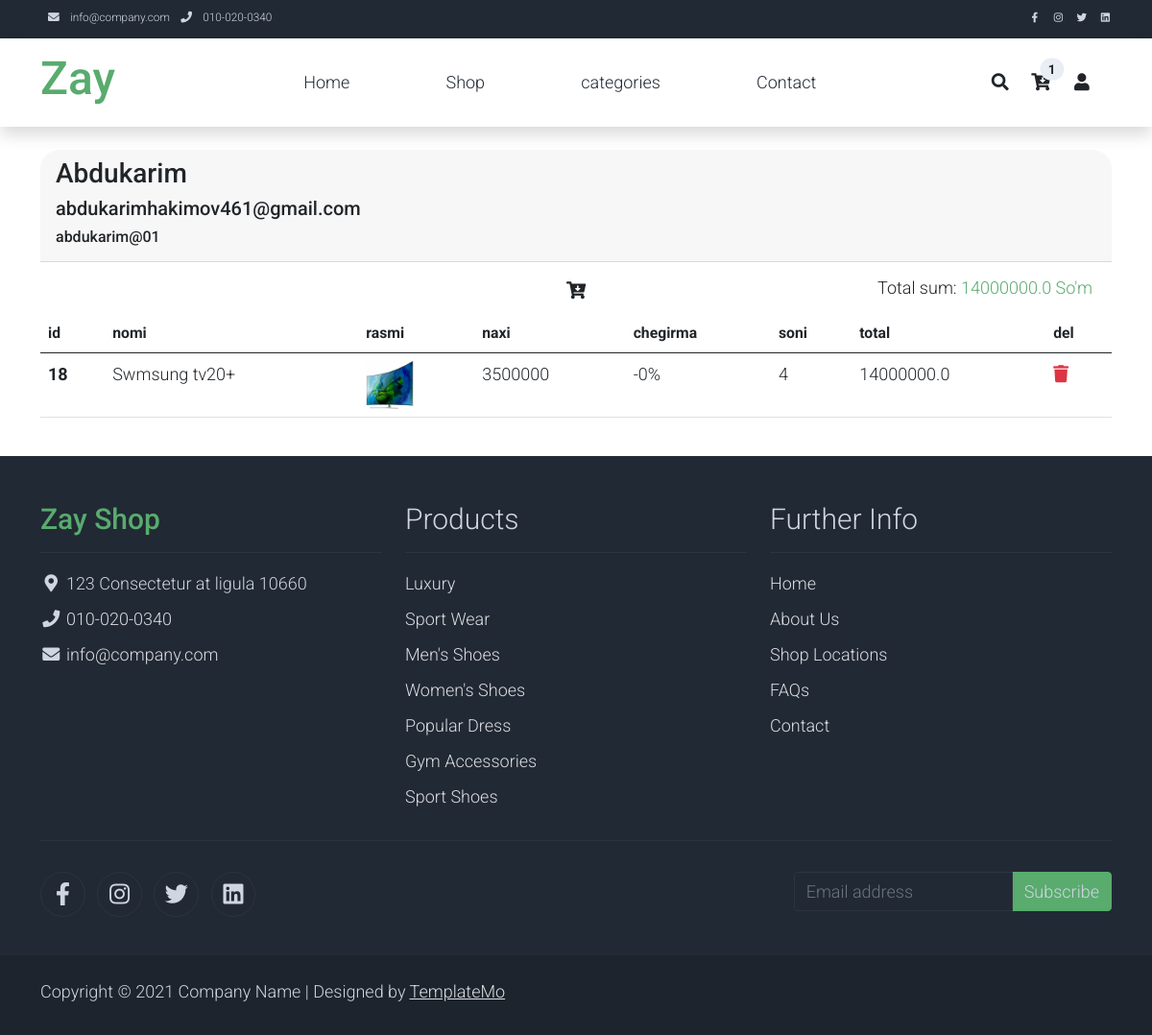
/account/cart/ (signed in), run on the app's committed database.
### account/models.py (models this page shows)
class CartProduct(models.Model):
    to_cart = models.ForeignKey(Cart,on_delete=models.CASCADE,related_name="to_cart")
    product = models.ForeignKey(Product,on_delete=models.CASCADE,related_name="product")
    quantity = models.IntegerField(default=1)
    def bell(self):
        return (self.product.price * self.quantity) - ((self.product.price * self.quantity / 100) * self.product.discut)

### product/models.py (models this page shows, shortened)
class Product(models.Model):
    poster = models.ImageField("Tovar rasm",upload_to='prductsimgs/')
    name = models.CharField("Tovar nomi",max_length=200)
    slug = models.SlugField("*",max_length=200,unique=True)
    price = models.IntegerField("Tovar narxi")
    about = models.TextField("Tovar haqida")
    star = models.IntegerField("Tovar yulduzchalari")
    discut = models.IntegerField("Tovar chegirmasi",blank=True,default=0)
    category = models.ForeignKey(Category,on_delete=models.CASCADE,related_name="product_category")
    class Meta:
        ordering = ['-id']

### account/views.py (the view)
# urls.py: path('cart/',cart,name="cart"),
def cart(request):
    return render(request,'cart.html')

### product/context_pro.py (called while the page is built)
def viewproducts(request):
    bell = []
    context = {}
    if request.user.is_authenticated:
       if request.user.is_staff == False:
          cart = Cart.objects.get(usercart=request.user.id)
          to_cart = CartProduct.objects.filter(to_cart=cart.id)
          context["cart_item"] = to_cart
          context["cart_len"] = len(to_cart)
          for i in to_cart:
              bell.append((i.product.price * i.quantity ) - ((i.product.price * i.quantity / 100) * i.product.discut ))
          context["sum_all"] = sum(bell)
    else:
        context["all_users"] = User.objects.all()
    context["sliders"] = Slider.objects.all()
    context["lens"] = range(0, len(Slider.objects.all()))
    context["categories"] = Category.objects.all()
    context["products"] = Product.objects.all()
    return context

### templates/cart.html (shortened to what this page needs)
{% extends 'base/base.html' %}
{% load static %}
{% block content %}
<div class="container pt-4 pb-4">
    <div class="card-header" style="border-top-left-radius:20px; border-top-right-radius:20px;">
        <div class="card-title">
            <h3>{{request.user.first_name}}</h3>
            <h5>{{request.user.email}}</h5>
            <h6>{{request.user.username}}</h6>
        </div>
    </div>
    <div class="pt-3 pb-2">
        <a href="" class="d-block text-center">
             <i class="fa fa-fw fa-cart-arrow-down text-dark mr-1"></i>
        </a>
        <a style="float:right; margin-right:20px; margin-top:-30px;">
            Total sum: <font class="text-success">{{sum_all}} So'm</font>
        </a>
    </div>
    <div>
        <table class="table table-hover " style="border-bottom-left-radius:20px;">
              <thead>
                <tr>
                  <th><small>id</small></th>
                  <th><small>nomi</small></th>
                  <th><small>rasmi</small></th>
                  <th><small>naxi</small></th>
                    <th><small>chegirma</small></th>
                    <th><small>soni</small></th>
                    <th><small>total</small></th>
                  <th><small>del</small></th>
                </tr>
              </thead>
              <tbody>
              {% for cart_items in cart_item %}
                <tr class="selected">
                  <th>{{cart_items.product.id}}</th>
                  <td>{{cart_items.product.name}}</td>
                  <td>
                      <img src="{{cart_items.product.poster.url}}" alt="" style="width:50px;">
                  </td>
                  <td>{{cart_items.product.price}}</td>
                    <td>-{{cart_items.product.discut}}%</td>
                    <td>{{cart_items.quantity}}</td>
                  <td>{{cart_items.bell}}</td>
                  <td>
                      <a   class="text-danger trash" id="{{cart_items.product.id}}">
                           <i class="fa fa-trash"></i>
                      </a>
                  </td>
                </tr>
              {% endfor %}
              </tbody>
            </table>
    </div>
</div>
{% endblock %}

### staticfiles/assets/css/templatemo.css (style rules this page uses)
body, ul, li, p, a, label, input, div { font-family: 'Roboto', sans-serif; font-size: 18px !important; font-weight: 300 !important; }
.text-success { color: #59ab6e !important; }

### data on the page
CartProduct: product.id "18", product.name "Swmsung tv20+", product.poster (picture), product.price "3500000", product.discut "0", quantity "4", bell "14000000.0"

### other printed values
{{ cart_len }} "1"
{{ request.user.first_name }} "Abdukarim"
{{ request.user.email }} "abdukarimhakimov461@gmail.com"
{{ request.user.username }} "abdukarim@01"
{{ sum_all }} "14000000.0"
